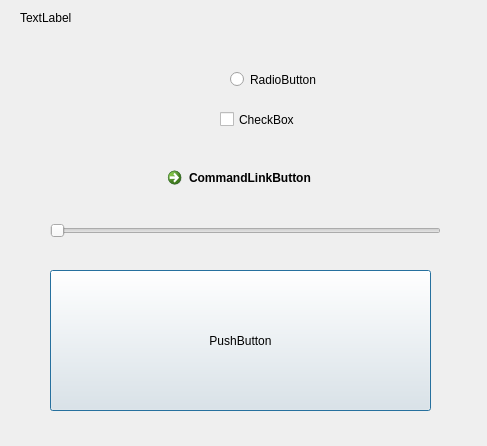
<?xml version="1.0" encoding="UTF-8"?>
<ui version="4.0">
 <class>Dialog</class>
 <widget class="QDialog" name="Dialog">
  <property name="geometry">
   <rect>
    <x>0</x>
    <y>0</y>
    <width>487</width>
    <height>446</height>
   </rect>
  </property>
  <property name="windowTitle">
   <string>Dialog</string>
  </property>
  <widget class="QCheckBox" name="checkBox">
   <property name="geometry">
    <rect>
     <x>220</x>
     <y>110</y>
     <width>92</width>
     <height>19</height>
    </rect>
   </property>
   <property name="text">
    <string>CheckBox</string>
   </property>
  </widget>
  <widget class="QRadioButton" name="radioButton">
   <property name="geometry">
    <rect>
     <x>230</x>
     <y>70</y>
     <width>104</width>
     <height>19</height>
    </rect>
   </property>
   <property name="text">
    <string>RadioButton</string>
   </property>
  </widget>
  <widget class="QPushButton" name="pushButton">
   <property name="geometry">
    <rect>
     <x>50</x>
     <y>270</y>
     <width>381</width>
     <height>141</height>
    </rect>
   </property>
   <property name="text">
    <string>PushButton</string>
   </property>
  </widget>
  <widget class="QCommandLinkButton" name="commandLinkButton">
   <property name="geometry">
    <rect>
     <x>160</x>
     <y>160</y>
     <width>185</width>
     <height>41</height>
    </rect>
   </property>
   <property name="text">
    <string>CommandLinkButton</string>
   </property>
  </widget>
  <widget class="QSlider" name="horizontalSlider">
   <property name="geometry">
    <rect>
     <x>50</x>
     <y>220</y>
     <width>391</width>
     <height>22</height>
    </rect>
   </property>
   <property name="orientation">
    <enum>Qt::Horizontal</enum>
   </property>
  </widget>
  <widget class="QLabel" name="label">
   <property name="geometry">
    <rect>
     <x>20</x>
     <y>10</y>
     <width>64</width>
     <height>15</height>
    </rect>
   </property>
   <property name="text">
    <string>TextLabel</string>
   </property>
  </widget>
 </widget>
 <resources/>
 <connections/>
</ui>
